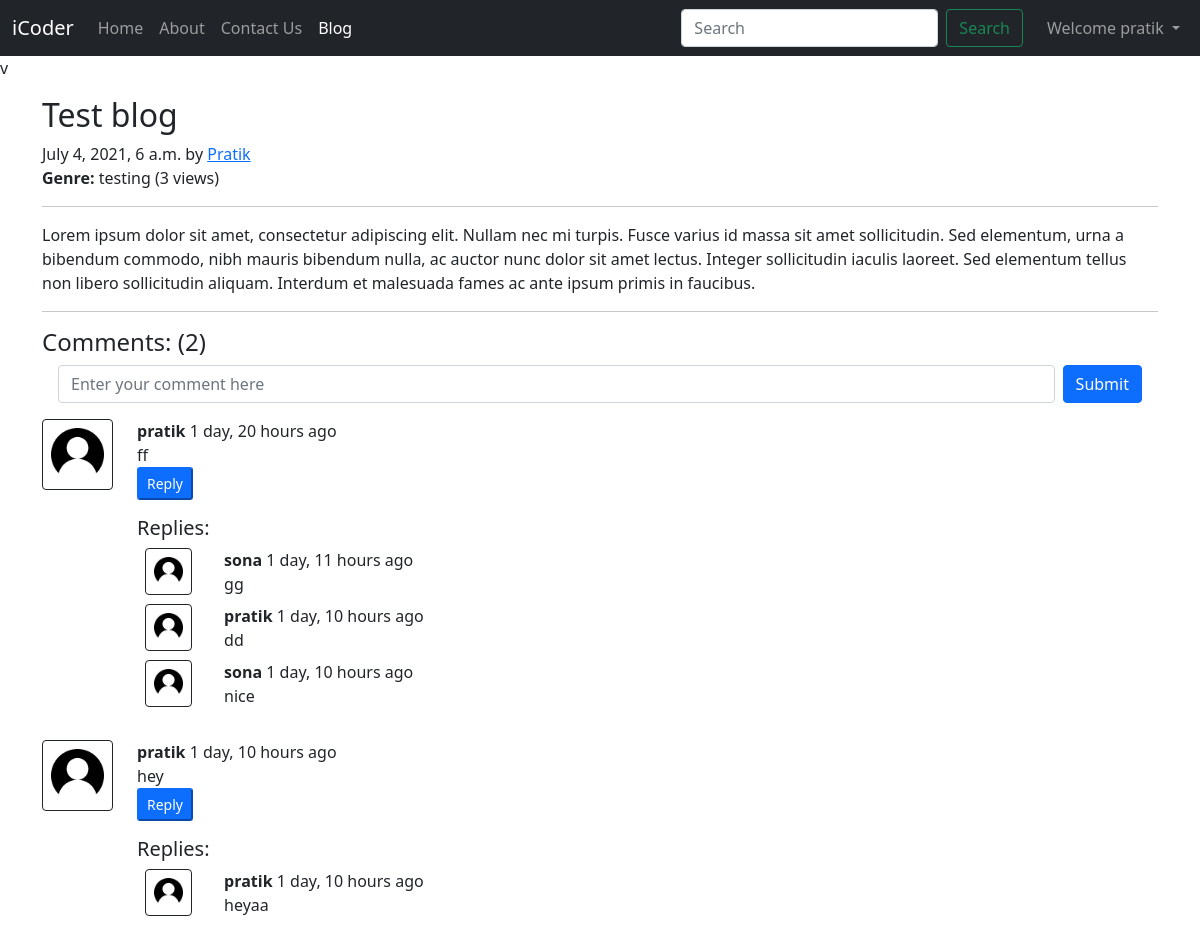
/blog/test-blog (signed in), run on the app's committed database.
### blog/models.py (models this page shows, shortened)
class Blog(models.Model):
    sno = models.AutoField(primary_key=True)
    title = models.CharField(max_length=200)
    genre=models.CharField(max_length=50)
    content = models.TextField()
    author = models.CharField(max_length=100)
    slug = models.CharField(max_length=130)
    views = models.IntegerField(default=0)
    timestamp = models.DateTimeField(blank=True)

class BlogComment(models.Model):
    sno = models.AutoField(primary_key=True)
    comment = models.TextField()
    user=models.ForeignKey(User, on_delete=models.CASCADE)
    post = models.ForeignKey(Blog, on_delete=models.CASCADE)
    parent = models.ForeignKey('self', on_delete=CASCADE, null=True)
    timestamp = models.DateTimeField(default=now, blank=True)
    def __str__(self):
        return self.comment[0:10]+" by "+self.user.username

### blog/views.py (the view)
# urls.py: path('<str:slug>', views.blogPost, name='BlogPost'),
def blogPost(request, slug):
    blogPost = Blog.objects.filter(slug=slug).first()
    blogPost.views+=1
    blogPost.save()
    comments = BlogComment.objects.filter(post=blogPost, parent = None)
    replies = BlogComment.objects.filter(post=blogPost).exclude(parent=None)
    replyDict={}
    for reply in replies:
        if reply.parent.sno not in replyDict.keys():
            replyDict[reply.parent.sno]=[reply]
        else:
            replyDict[reply.parent.sno].append(reply)
    print(replyDict)
    dict = {'blogPost':blogPost, 'comments': comments, 'replyDict':replyDict, 'user':request.user}
    return render(request, 'blog/blogpost.html', dict)

### blog/templatetags/extras.py (called while the page is built)
@register.filter(name='get_val')
def get_val(dict, key):
    return dict.get(key)

### templates/blog/blogpost.html (shortened to what this page needs)
{% extends 'base.html' %}
{% block blogactive %} active {% endblock blogactive%}
{% block body %}
{% load humanize %}
{% load extras %}v
<div class="container my-3">
    <article class="blog-post">
        <h2 class="blog-post-title">{{blogPost.title}}</h2>
        <p class="blog-post-meta mb-0">{{blogPost.timestamp}} by <a href="/about">{{blogPost.author}}</a></p>
        <p><b>Genre: </b>{{blogPost.genre}} (<span >{{blogPost.views}} views</span>)</p>
        <hr>
        <p>{{blogPost.content}}</p>
    </article>
    <hr>
</div>
<div class="container">
    <h4>Comments: ({{comments.count}})</h4>
    <div class="my-2">
        {% if user.is_authenticated %}
        <form action="/blog/postcomment/post" method="POST" class="d-flex mx-3"> {% csrf_token %}
            <input class="form-control me-2" type="text" name="comment" id="comment"
                placeholder="Enter your comment here">
            <button class="btn btn-primary" type="submit">Submit</button>
        </form>
        {% else %}
        <p>Please login to post comments here</p>
        {% endif %}
    </div>
    {% for i in comments %}
    <div class="row my-3">
        <div class="col-md-1">
            <img class="rounded mx-auto d-block w-100 p-2 border border-dark" src="/static/img/user.png"
                alt="user image">
        </div>
        <div class="col-md-11">
            <b>{{i.user.username}}</b> {{i.timestamp | naturaltime}}
            <div>
                {{i.comment}}
            </div>
            <div class="reply">
                {% if user.is_authenticated %}
                <button class="btn-sm btn-primary" type="button" data-bs-toggle="collapse"
                    data-bs-target="#replyBox{{i.sno}}" aria-expanded="false" aria-controls="replyBox{{i.sno}}">
                    Reply
                </button>
                {% else %}
                <button class="btn-sm btn-primary" type="button" aria-expanded="false" disabled>
                    Login to Reply
                </button>
                {% endif %}
                <div class="replies my-3">
                    <h5>Replies:</h5>
                    {% for reply in replyDict|get_val:i.sno %}
                    <div class="row my-2">
                        <div class="col-md-1">
                            <img class="rounded mx-auto d-block w-75 p-2 border border-dark" src="/static/img/user.png"
                                alt="user image">
                        </div>
                        <div class="col-md-11">
                            <b>{{reply.user.username}}</b> {{reply.timestamp | naturaltime}}
                            <div>
                                {{reply.comment}}
                            </div>
                        </div>
                    </div>
                    {% endfor %}
                </div>
            </div>
        </div>
    </div>
    {% endfor %}
</div>
{% endblock body %}

### templates/base.html (shortened to what this page needs)
<!doctype html>
<html lang="en">
<head>
    <link href="https://cdn.jsdelivr.net/npm/bootstrap@5.0.2/dist/css/bootstrap.min.css" rel="stylesheet"
>
</head>
<body>
    <nav class="navbar navbar-expand-lg navbar-dark bg-dark">
        <div class="container-fluid">
            <a class="navbar-brand" href="/">iCoder</a>
            <div class="collapse navbar-collapse" id="navbarSupportedContent">
                <ul class="navbar-nav me-auto mb-2 mb-lg-0">
                    <li class="nav-item">
                        <a class="nav-link {% block homeactive %} {% endblock homeactive%}" aria-current="page"
                            href="/">Home</a>
                    </li>
                    <li class="nav-item">
                        <a class="nav-link {% block aboutactive %} {% endblock aboutactive%}" href="/about">About</a>
                    </li>
                    <li class="nav-item">
                        <a class="nav-link {% block contactactive %} {% endblock contactactive%}"
                            href="/contact">Contact Us</a>
                    </li>
                    <li class="nav-item">
                        <a class="nav-link {% block blogactive %} {% endblock blogactive%}" href="/blog">Blog</a>
                    </li>
                </ul>
                <form method="GET" action="/search/" class="d-flex mx-3">
                    <input class="form-control me-2" type="search" name="search" id="search" placeholder="Search"
                        aria-label="Search">
                    <button class="btn btn-outline-success" type="submit">Search</button>
                </form>
                {% if user.is_authenticated %}
                <ul class="navbar-nav ml-auto mb-2 mb-lg-0">
                    <li class="nav-item dropdown">
                        <a class="nav-link dropdown-toggle" href="#" id="navbarDropdown" role="button"
                            data-bs-toggle="dropdown" aria-expanded="false">
                            Welcome {{request.user}}
                        </a>
                    </li>
                </ul>
                {% endif %}
            </div>
        </div>
    </nav>
    {% block body %} {% endblock body %}
</body>
</html>

### data on the page
Blog: title "Test blog", timestamp "July 4, 2021, 6 a.m.", author "Pratik", genre "testing", views "3", content "Lorem ipsum dolor sit amet, consectetur adipiscing elit. Nullam nec mi turpis. Fusce varius id massa sit amet sollicitudin. Sed elementum, urna a bibendum commodo, nibh mauris bibendum nulla, ac auctor nunc dolor sit amet lectus. Integer sollicitudin iaculis laoreet. Sed elementum tellus non libero sollicitudin aliquam. Interdum et malesuada fames ac ante ipsum primis in faucibus."
BlogComment: user.username "pratik", timestamp "1 day, 20 hours ago", comment "ff"
BlogComment: user.username "sona", timestamp "1 day, 11 hours ago", comment "gg"
BlogComment: user.username "pratik", timestamp "1 day, 10 hours ago", comment "dd"
BlogComment: user.username "sona", timestamp "1 day, 10 hours ago", comment "nice"
BlogComment: user.username "pratik", timestamp "1 day, 10 hours ago", comment "hey"
BlogComment: user.username "pratik", timestamp "1 day, 10 hours ago", comment "heyaa"

### other printed values
{{ request.user }} "pratik"
{{ comments.count }} "2"
